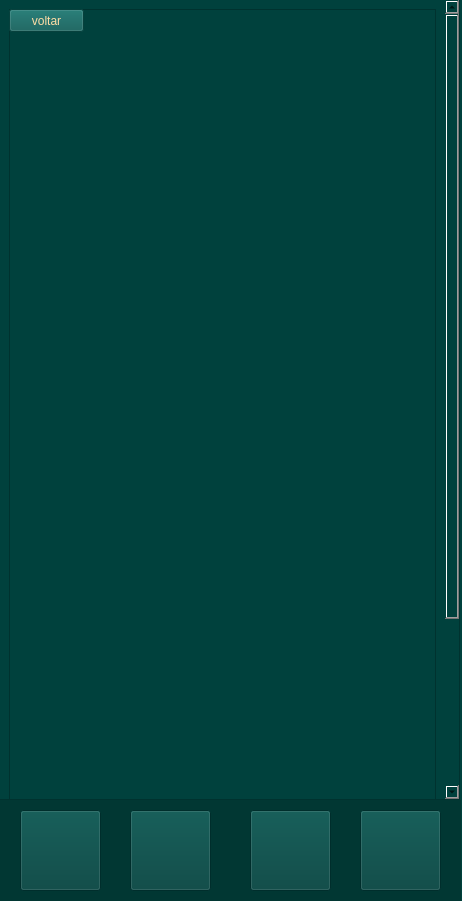
<?xml version="1.0" encoding="UTF-8"?>
<ui version="4.0">
 <class>vol</class>
 <widget class="QWidget" name="vol">
  <property name="geometry">
   <rect>
    <x>0</x>
    <y>0</y>
    <width>462</width>
    <height>901</height>
   </rect>
  </property>
  <property name="windowTitle">
   <string>Form</string>
  </property>
  <property name="styleSheet">
   <string notr="true">background-color: rgb(0, 65, 61);</string>
  </property>
  <widget class="QLabel" name="label_4">
   <property name="geometry">
    <rect>
     <x>0</x>
     <y>800</y>
     <width>461</width>
     <height>101</height>
    </rect>
   </property>
   <property name="styleSheet">
    <string notr="true">background-color: rgb(1, 55, 51);</string>
   </property>
   <property name="text">
    <string/>
   </property>
  </widget>
  <widget class="QPushButton" name="menu_4">
   <property name="geometry">
    <rect>
     <x>20</x>
     <y>810</y>
     <width>81</width>
     <height>81</height>
    </rect>
   </property>
   <property name="styleSheet">
    <string notr="true">#botaomenu{
border:none;
}</string>
   </property>
   <property name="text">
    <string/>
   </property>
   <property name="icon">
    <iconset>
     <normaloff>fotos/menu.png</normaloff>fotos/menu.png</iconset>
   </property>
   <property name="iconSize">
    <size>
     <width>81</width>
     <height>81</height>
    </size>
   </property>
  </widget>
  <widget class="QPushButton" name="treino">
   <property name="geometry">
    <rect>
     <x>130</x>
     <y>810</y>
     <width>81</width>
     <height>81</height>
    </rect>
   </property>
   <property name="styleSheet">
    <string notr="true">#botaotreino{
border:none;
}</string>
   </property>
   <property name="text">
    <string/>
   </property>
   <property name="icon">
    <iconset>
     <normaloff>fotos/treino.png</normaloff>fotos/treino.png</iconset>
   </property>
   <property name="iconSize">
    <size>
     <width>81</width>
     <height>81</height>
    </size>
   </property>
  </widget>
  <widget class="QPushButton" name="config">
   <property name="geometry">
    <rect>
     <x>250</x>
     <y>810</y>
     <width>81</width>
     <height>81</height>
    </rect>
   </property>
   <property name="styleSheet">
    <string notr="true">#botaoconfig{
border:none;
}</string>
   </property>
   <property name="text">
    <string/>
   </property>
   <property name="icon">
    <iconset>
     <normaloff>fotos/config.png</normaloff>fotos/config.png</iconset>
   </property>
   <property name="iconSize">
    <size>
     <width>81</width>
     <height>81</height>
    </size>
   </property>
  </widget>
  <widget class="QPushButton" name="perfil">
   <property name="geometry">
    <rect>
     <x>360</x>
     <y>810</y>
     <width>81</width>
     <height>81</height>
    </rect>
   </property>
   <property name="styleSheet">
    <string notr="true">#botaoperfil{
border:none;
}</string>
   </property>
   <property name="text">
    <string/>
   </property>
   <property name="icon">
    <iconset>
     <normaloff>fotos/perfil.png</normaloff>fotos/perfil.png</iconset>
   </property>
   <property name="iconSize">
    <size>
     <width>80</width>
     <height>80</height>
    </size>
   </property>
  </widget>
  <widget class="QScrollArea" name="scrollArea">
   <property name="geometry">
    <rect>
     <x>-1</x>
     <y>-1</y>
     <width>461</width>
     <height>801</height>
    </rect>
   </property>
   <property name="widgetResizable">
    <bool>true</bool>
   </property>
   <widget class="QWidget" name="scrollAreaWidgetContents">
    <property name="geometry">
     <rect>
      <x>0</x>
      <y>0</y>
      <width>442</width>
      <height>1018</height>
     </rect>
    </property>
    <layout class="QVBoxLayout" name="verticalLayout">
     <item>
      <widget class="QFrame" name="frame">
       <property name="minimumSize">
        <size>
         <width>390</width>
         <height>1000</height>
        </size>
       </property>
       <property name="frameShape">
        <enum>QFrame::StyledPanel</enum>
       </property>
       <property name="frameShadow">
        <enum>QFrame::Raised</enum>
       </property>
       <widget class="QLabel" name="label">
        <property name="geometry">
         <rect>
          <x>30</x>
          <y>10</y>
          <width>390</width>
          <height>1000</height>
         </rect>
        </property>
        <property name="text">
         <string/>
        </property>
        <property name="pixmap">
         <pixmap>fotos/exercicios C (2) - hiper .png</pixmap>
        </property>
       </widget>
       <widget class="QPushButton" name="voltar_C_2">
        <property name="geometry">
         <rect>
          <x>0</x>
          <y>0</y>
          <width>75</width>
          <height>23</height>
         </rect>
        </property>
        <property name="styleSheet">
         <string notr="true">#voltar_C_2{
background-color:#0A5B56;
color:#FFDDA6;
font: 75 10pt &quot;Georgia&quot;;
}</string>
        </property>
        <property name="text">
         <string>voltar</string>
        </property>
       </widget>
      </widget>
     </item>
    </layout>
   </widget>
  </widget>
 </widget>
 <resources/>
 <connections/>
</ui>
